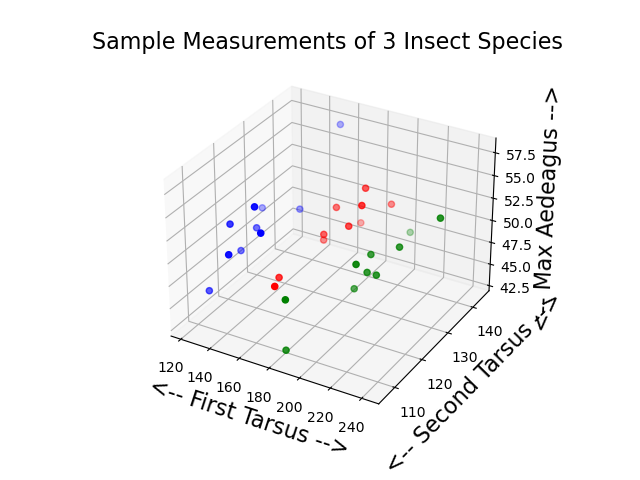

Source code (Python):
#! /usr/bin/env python3
#
def insect_scatter3d ( ):

#*****************************************************************************80
#
## insect_scatter3d() makes a 3D scatter plot.
#
#  Discussion:
#
#    For each of three insect species, there is a data file.
#
#    Each data file reports three measurements on 10 individuals
#    in the species, the first tarsus, second tarsus, and maximum
#    width of aedeagus.
#
#  Licensing:
#
#    This code is distributed under the MIT license.
#
#  Modified:
#
#    01 May 2019
#
#  Author:
#
#    John Burkardt
#
  from mpl_toolkits.mplot3d import Axes3D
  import matplotlib
  import matplotlib.pyplot as plt
  import numpy as np
  import platform

  print ( '' )
  print ( 'insect_scatter3d():' )
  print ( '  python version:     ' + platform.python_version ( ) )
  print ( '  numpy version:      ' + np.version.version )
  print ( '  matplotlib version: ' + matplotlib.__version__ )
  print ( '  Create a 3D scatter plot of measurements of three' )
  print ( '  physical characteristics of 3 species of insects.' )
#
#  Read three sets of data:
#
  filename = 'insect_a_data.txt'
  a_data = np.loadtxt ( filename )
  filename = 'insect_b_data.txt'
  b_data = np.loadtxt ( filename )
  filename = 'insect_c_data.txt'
  c_data = np.loadtxt ( filename )
#
#  Plot the data.
#
  fig = plt.figure ( )
  ax = fig.add_subplot ( 111, projection = '3d' )
  ax.scatter ( a_data[:,0], a_data[:,1], a_data[:,2], color = 'r' )
  ax.scatter ( b_data[:,0], b_data[:,1], b_data[:,2], color = 'g' )
  ax.scatter ( c_data[:,0], c_data[:,1], c_data[:,2], color = 'b' )
  ax.grid ( True )
  ax.set_xlabel ( '<-- First Tarsus -->', fontsize = 16 )
  ax.set_ylabel ( '<-- Second Tarsus -->', fontsize = 16 )
  ax.set_zlabel ( '<-- Max Aedeagus -->', fontsize = 16 )
  ax.set_title ( 'Sample Measurements of 3 Insect Species', fontsize = 16 )
  filename = 'insect_scatter3d.png'
  plt.savefig ( filename )
  print ( '  Graphics saved as "' + filename + '"' )
  plt.show ( block = False )
  plt.close ( )
#
#  Terminate.
#
  print ( '' )
  print ( 'insect_scatter3d():' )
  print ( '  Normal end of execution.' )
  return

def timestamp ( ):

#*****************************************************************************80
#
## timestamp() prints the date as a timestamp.
#
#  Licensing:
#
#    This code is distributed under the MIT license. 
#
#  Modified:
#
#    06 April 2013
#
#  Author:
#
#    John Burkardt
#
  import time

  t = time.time ( )
  print ( time.ctime ( t ) )

  return

if ( __name__ == '__main__' ):
  timestamp ( )
  insect_scatter3d ( )
  timestamp ( )
 
